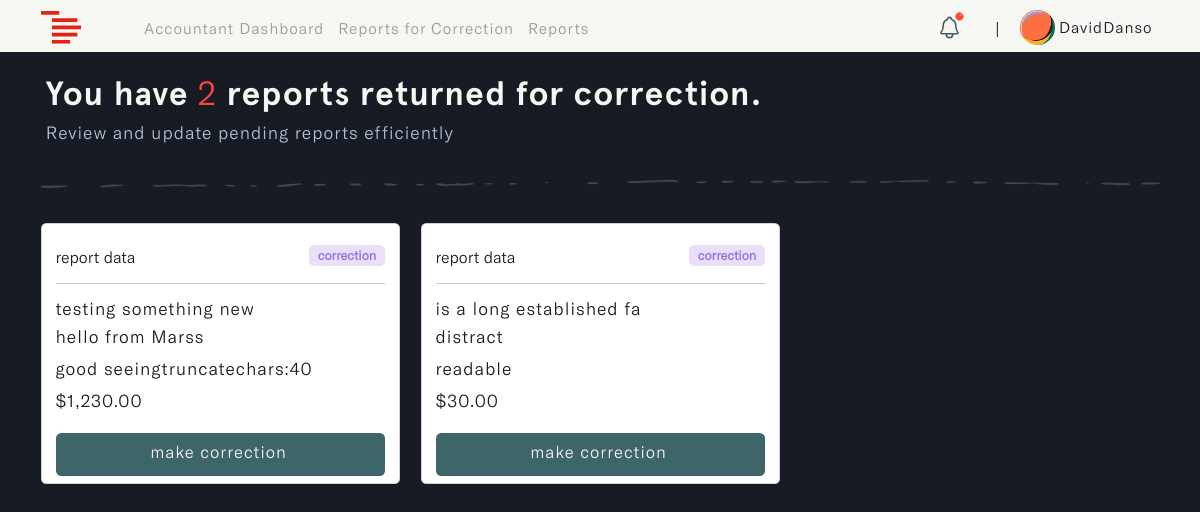
Page /accountant/corrections (signed in) on the earlier database version.
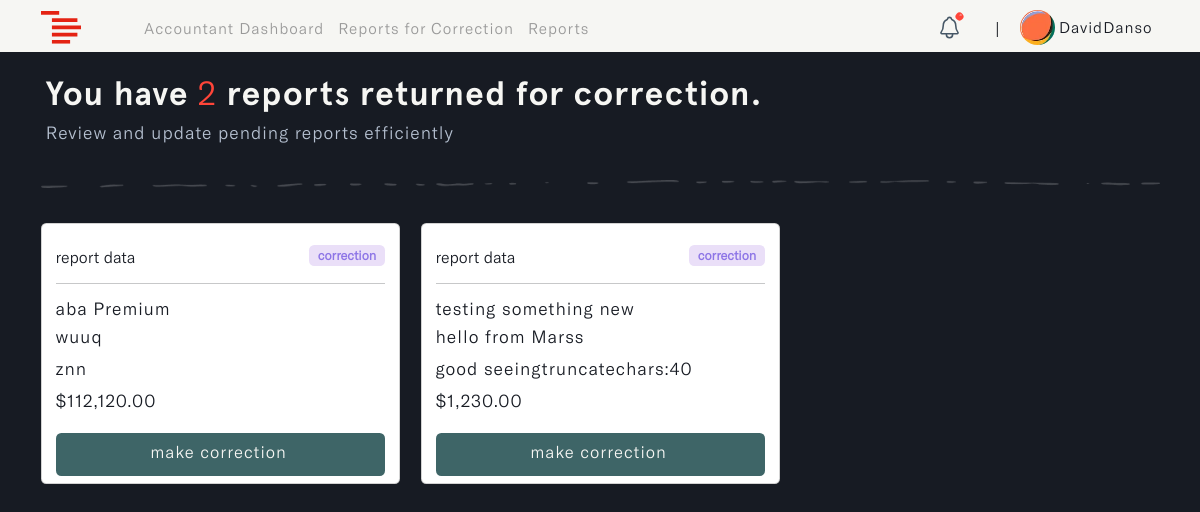
Same page on the later database version.
### reports/models.py (models this page shows, shortened)
class Report(models.Model):
    STATUS = (
        ('pending', 'pending'),
        ('correction', 'correction'),
        ('approve', 'approve'),
        ('reject', 'reject')
    )
    account_owner = models.ForeignKey(Profile, on_delete=models.CASCADE, null=True, db_index=True)
    description = models.TextField(null=True, blank=True, db_index=True)
    main_category = models.CharField(max_length=255, null=True, blank=True, db_index=True)
    sub_category = models.CharField(max_length=255, null=True, blank=True, db_index=True)
    status = models.CharField(max_length=255, default="pending", null=True, blank=True, choices=STATUS, db_index=True)
    payment = models.DecimalField(max_digits=10, decimal_places=2, null=True, blank=True, db_index=True)
    updated_time_stamp = models.DateTimeField(auto_now=True, db_index=True)
    created_time_stamp = models.DateTimeField(auto_now_add=True, db_index=True)
    id = models.UUIDField(default=uuid.uuid4, primary_key=True, unique=True, editable=False)
    class Meta:
        ordering = ['-updated_time_stamp']

### accountant/views.py (the view)
# urls.py: path('corrections', views.corrections_page, name='corrections'),
@login_required(login_url='login')
def corrections_page(request):
    user = request.user.profile
    correction_reports = Report.objects.filter(status='correction', account_owner=user)
    correction_count = correction_reports.count()
    context = {
        'correction_reports': correction_reports,  # List of correction reports
        'correction_count': correction_count,      # Total count of correction reports
    }
    return render(request, 'accountant/corrections.html', context)

### accountant/templates/accountant/corrections.html (shortened to what this page needs)
{% load static %}
{% load widget_tweaks %}
{% load humanize %}
<!DOCTYPE html>
<html lang="en" class="js has-scroll-init has-scroll-smooth">
  <head>
    <link rel="stylesheet" href="{% static '/css/bootstrap.min.css' %}" />
    <link rel="stylesheet" href="{% static '/css/corrections.css' %}" />
  </head>
  <body
    id="pageTop"
    class="page-content"
    data-spy="scroll"
    data-target="#mainNav"
  >
    {% include 'nav.html' %}
    <main>
      <div data-scroll class="page page--layout-2" id="main">
        {% if correction_reports %}
        <div id="hero">
          <div class="container-fluid">
            <div class="hero-intro">
              <h1>
                You have <span>{{correction_count}}</span>
                report{{ correction_count|pluralize }} returned for correction.
              </h1>
              <p>Review and update pending reports efficiently</p>
            </div>
          </div>
        </div>
        <div id="correction">
          <div class="container">
            <img
              src="{% static 'images/line.png'%}"
              class="img-fluid d-flex mx-auto"
              id="page_line"
              alt="page_line"
            />
            <div class="row">
              {% for report in correction_reports %}
              <div class="col-md-4" id="correction-card">
                <div class="card">
                  <div class="card-body">
                    <small
                      >report data
                      <span class="badge correction">correction</span></small
                    >
                    <hr />
                    <h3 id="description">
                      {{report.description|truncatechars:40}}
                    </h3>
                    <h3 id="main_cat">
                      {{report.main_category|truncatechars:30}}
                    </h3>
                    <h3 id="sub_cat">
                      {{report.sub_category|truncatechars:30}}
                    </h3>
                    <h3 id="payment">
                      ${{ report.payment|floatformat:2|intcomma }}
                    </h3>
                    <div class="d-grid gap-2">
                      <a href="#" id="correction_btn" class="btn">
                         make
                        correction
                      </a>
                    </div>
                  </div>
                </div>
              </div>
              {% endfor %}
            </div>
          </div>
        </div>
        {% endif %}
      </div>
    </main>
  </body>
</html>

Differences in the rows shown:
no longer on this page (row edited): Report: description "is a long established fa", main_category "distract", sub_category "readable", payment "30.00"
now on this page (row edited): Report: description "aba Premium", main_category "wuuq", sub_category "znn", payment "112,120.00"
